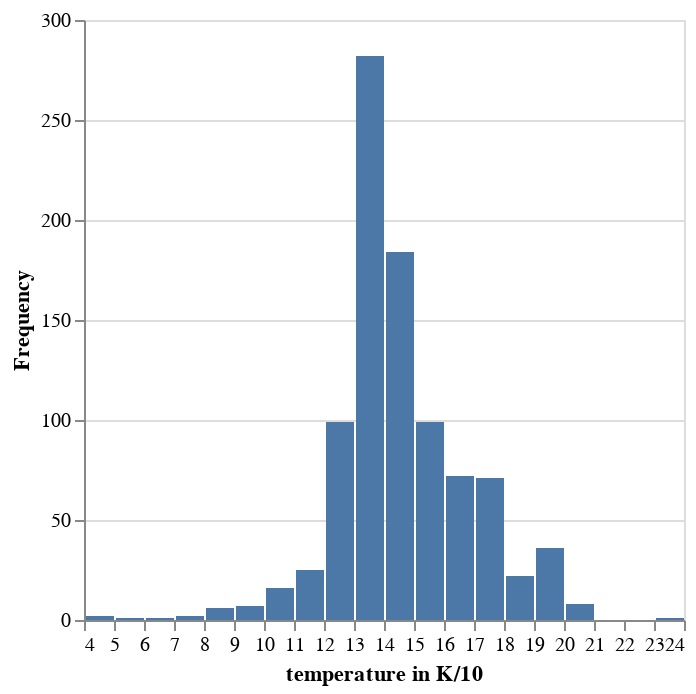

Notebook code cell kept with this figure:
### Markdown cell above
The `.plot_chart` method can be used to get the plot, which can then be plotted using the `altair`' package:

### Code cell
#Request the plot from Geo Engine
plot_aeshna_affinis_min = workflow_aeshna_affinis_join_plot_min.plot_chart(
    ge.QueryRectangle(
        ge.BoundingBox2D(-180, -90, 180, 90),
        ge.TimeInterval(start_time, end_time),
        resolution=ge.SpatialResolution(0.1, 0.1),
        srs="EPSG:4326"
    )
)

#Show the plot
alt.Chart.from_dict(plot_aeshna_affinis_min.spec)

### Figure 1 — Vega-Lite specification as saved in the notebook (floating-point values rounded to 4 significant figures)
{"config": {"view": {"continuousWidth": 300, "continuousHeight": 300}}, "data": {"name": "data-8017d94d57f1a264e37a0a74d85ef768"}, "mark": "bar", "encoding": {"x": {"axis": {"title": "temperature in K/10"}, "bin": {"binned": true, "step": 0.975}, "field": "binStart"}, "x2": {"field": "binEnd"}, "y": {"field": "Frequency", "type": "quantitative"}}, "$schema": "https://vega.github.io/schema/vega-lite/v4.json", "datasets": {"data-8017d94d57f1a264e37a0a74d85ef768": [{"Frequency": 2, "binEnd": 5.325, "binStart": 4.35}, {"Frequency": 1, "binEnd": 6.3, "binStart": 5.325}, {"Frequency": 1, "binEnd": 7.275, "binStart": 6.3}, {"Frequency": 2, "binEnd": 8.25, "binStart": 7.275}, {"Frequency": 6, "binEnd": 9.225, "binStart": 8.25}, {"Frequency": 7, "binEnd": 10.2, "binStart": 9.225}, {"Frequency": 16, "binEnd": 11.18, "binStart": 10.2}, {"Frequency": 25, "binEnd": 12.15, "binStart": 11.18}, {"Frequency": 99, "binEnd": 13.13, "binStart": 12.15}, {"Frequency": 282, "binEnd": 14.1, "binStart": 13.13}, {"Frequency": 184, "binEnd": 15.08, "binStart": 14.1}, {"Frequency": 99, "binEnd": 16.05, "binStart": 15.08}, {"Frequency": 72, "binEnd": 17.03, "binStart": 16.05}, {"Frequency": 71, "binEnd": 18.0, "binStart": 17.03}, {"Frequency": 22, "binEnd": 18.98, "binStart": 18.0}, {"Frequency": 36, "binEnd": 19.95, "binStart": 18.98}, {"Frequency": 8, "binEnd": 20.93, "binStart": 19.95}, {"Frequency": 0, "binEnd": 21.9, "binStart": 20.93}, {"Frequency": 0, "binEnd": 22.88, "binStart": 21.9}, {"Frequency": 1, "binEnd": 23.85, "binStart": 22.88}]}}
